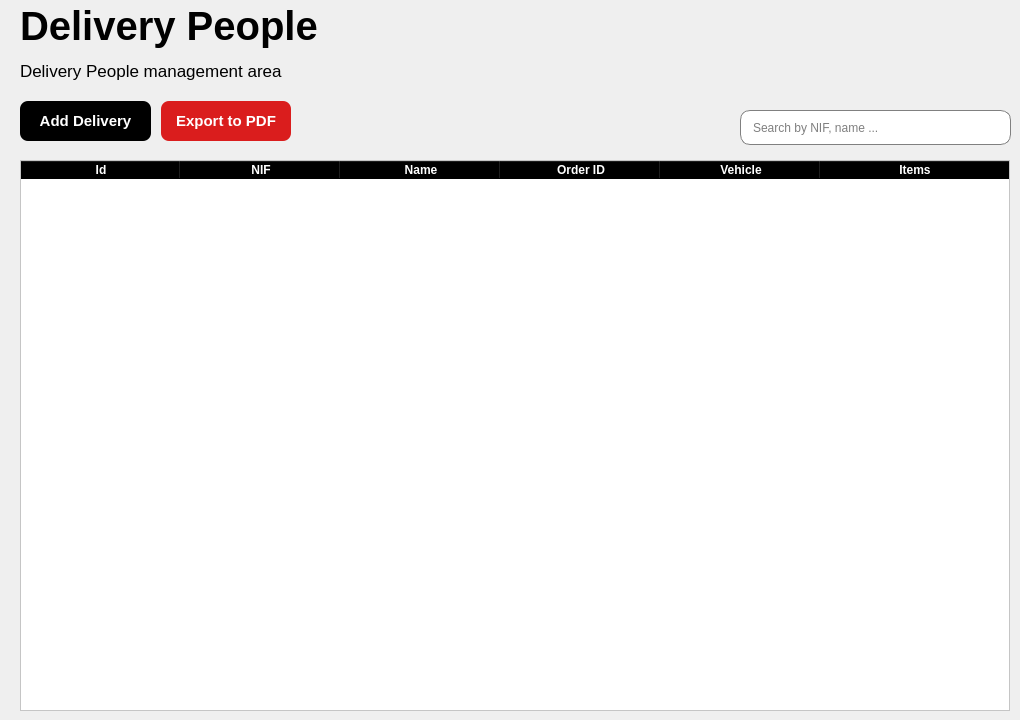
    <widget class="QWidget" name="page_repartidores">
     <widget class="QLabel" name="label_3">
      <property name="geometry">
       <rect>
        <x>20</x>
        <y>0</y>
        <width>311</width>
        <height>51</height>
       </rect>
      </property>
      <property name="font">
       <font>
        <pointsize>30</pointsize>
        <bold>true</bold>
       </font>
      </property>
      <property name="text">
       <string>Delivery People</string>
      </property>
     </widget>
     <widget class="QLabel" name="label_4">
      <property name="geometry">
       <rect>
        <x>20</x>
        <y>50</y>
        <width>281</width>
        <height>41</height>
       </rect>
      </property>
      <property name="font">
       <font>
        <pointsize>13</pointsize>
       </font>
      </property>
      <property name="text">
       <string>Delivery People management area</string>
      </property>
     </widget>
     <widget class="QTableWidget" name="tabla_delivery">
      <property name="geometry">
       <rect>
        <x>20</x>
        <y>160</y>
        <width>990</width>
        <height>551</height>
       </rect>
      </property>
      <property name="minimumSize">
       <size>
        <width>0</width>
        <height>0</height>
       </size>
      </property>
      <property name="styleSheet">
       <string notr="true">QHeaderView::section{
	font-weight: bold;
	background-color: black;
	color: white;
}

QTableWidget{
	alternate-background-color: #B0EDFB;
	background-color: #FFFFFF;
}

QTableWidget::item, QTableView::item {
    background-color: #FFFFFF; 
}

QTableWidget::item:alternate, QTableView::item:alternate {
    background-color: #F2F2F2; 
}</string>
      </property>
      <property name="autoScrollMargin">
       <number>16</number>
      </property>
      <property name="alternatingRowColors">
       <bool>true</bool>
      </property>
      <property name="selectionMode">
       <enum>QAbstractItemView::SelectionMode::NoSelection</enum>
      </property>
      <property name="showGrid">
       <bool>true</bool>
      </property>
      <property name="wordWrap">
       <bool>true</bool>
      </property>
      <property name="cornerButtonEnabled">
       <bool>true</bool>
      </property>
      <property name="columnCount">
       <number>6</number>
      </property>
      <attribute name="horizontalHeaderVisible">
       <bool>true</bool>
      </attribute>
      <attribute name="horizontalHeaderCascadingSectionResizes">
       <bool>true</bool>
      </attribute>
      <attribute name="horizontalHeaderMinimumSectionSize">
       <number>32</number>
      </attribute>
      <attribute name="horizontalHeaderDefaultSectionSize">
       <number>160</number>
      </attribute>
      <attribute name="horizontalHeaderHighlightSections">
       <bool>true</bool>
      </attribute>
      <attribute name="horizontalHeaderShowSortIndicator" stdset="0">
       <bool>false</bool>
      </attribute>
      <attribute name="horizontalHeaderStretchLastSection">
       <bool>true</bool>
      </attribute>
      <attribute name="verticalHeaderVisible">
       <bool>false</bool>
      </attribute>
      <attribute name="verticalHeaderCascadingSectionResizes">
       <bool>false</bool>
      </attribute>
      <attribute name="verticalHeaderHighlightSections">
       <bool>true</bool>
      </attribute>
      <attribute name="verticalHeaderStretchLastSection">
       <bool>false</bool>
      </attribute>
      <column>
       <property name="text">
        <string>Id</string>
       </property>
      </column>
      <column>
       <property name="text">
        <string>NIF</string>
       </property>
      </column>
      <column>
       <property name="text">
        <string>Name</string>
       </property>
      </column>
      <column>
       <property name="text">
        <string>Order ID</string>
       </property>
      </column>
      <column>
       <property name="text">
        <string>Vehicle</string>
       </property>
      </column>
      <column>
       <property name="text">
        <string>Items</string>
       </property>
      </column>
     </widget>
     <widget class="QLineEdit" name="lineEdit_searchBy">
      <property name="geometry">
       <rect>
        <x>740</x>
        <y>110</y>
        <width>271</width>
        <height>35</height>
       </rect>
      </property>
      <property name="minimumSize">
       <size>
        <width>0</width>
        <height>35</height>
       </size>
      </property>
      <property name="maximumSize">
       <size>
        <width>16777215</width>
        <height>35</height>
       </size>
      </property>
      <property name="styleSheet">
       <string notr="true">QLineEdit{
	padding-left: 10px;
	border: 1px solid gray;
	border-radius: 10px;
}
</string>
      </property>
      <property name="placeholderText">
       <string>Search by NIF, name ...</string>
      </property>
     </widget>
     <widget class="QWidget" name="layoutWidget_6">
      <property name="geometry">
       <rect>
        <x>20</x>
        <y>100</y>
        <width>271</width>
        <height>42</height>
       </rect>
      </property>
      <layout class="QHBoxLayout" name="horizontalLayout">
       <property name="spacing">
        <number>10</number>
       </property>
       <item>
        <widget class="QPushButton" name="btn_addDelivery">
         <property name="minimumSize">
          <size>
           <width>0</width>
           <height>40</height>
          </size>
         </property>
         <property name="styleSheet">
          <string notr="true">QPushButton{
	
	background-color: rgb(0, 0, 0);
	color: white;
	border: none;
	border-radius: 8px;
	font-weight: bold;
	font-size: 15px
}

QPushButton:hover {
    background-color: rgb(50, 50, 50);
    cursor: pointer; 
}</string>
         </property>
         <property name="text">
          <string>Add Delivery</string>
         </property>
        </widget>
       </item>
       <item>
        <widget class="QPushButton" name="btn_exportPDF">
         <property name="minimumSize">
          <size>
           <width>0</width>
           <height>40</height>
          </size>
         </property>
         <property name="styleSheet">
          <string notr="true">QPushButton{
	
	background-color: rgb(218, 29, 29);
	color: white;
	border: none;
	border-radius: 8px;
	font-weight: bold;
	font-size: 15px;
}

QPushButton:hover {
    background-color: rgb(255, 56, 56); 
    cursor: pointer; 
}</string>
         </property>
         <property name="text">
          <string>Export to PDF</string>
         </property>
        </widget>
       </item>
      </layout>
     </widget>
    </widget>
